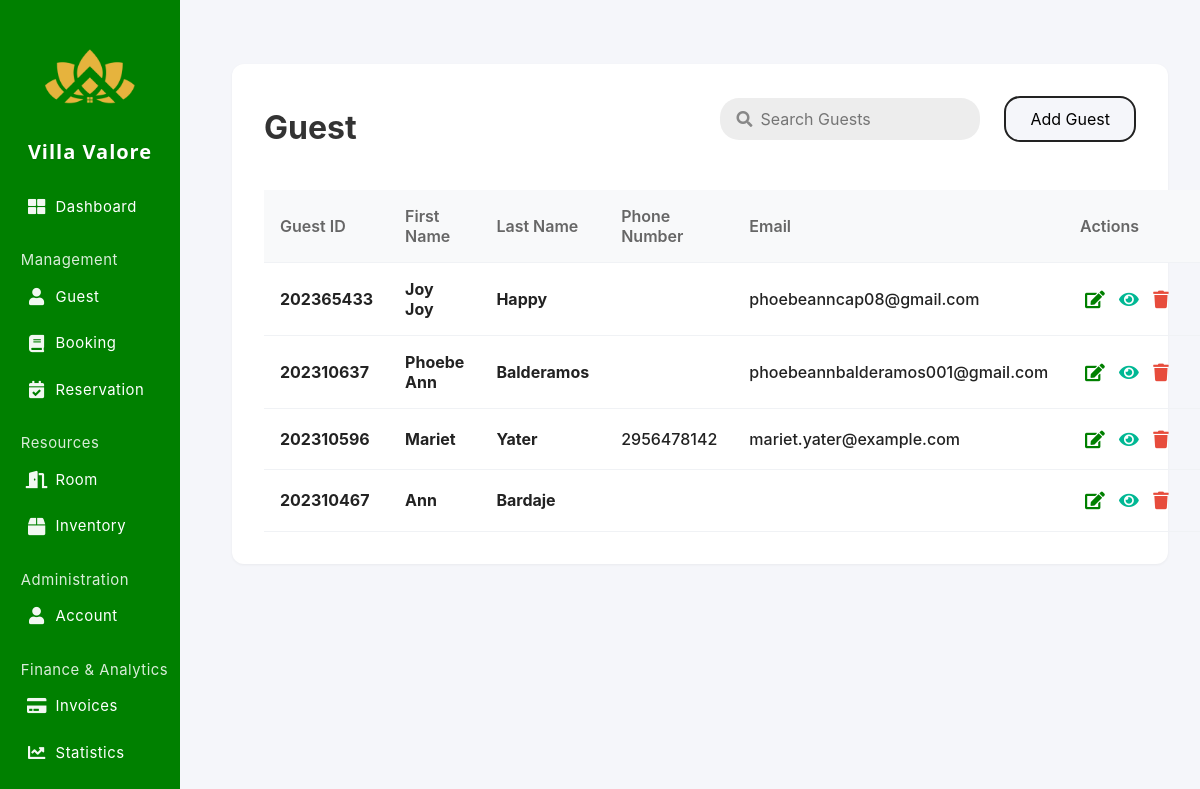
The page /admin/student.php on the database its author committed.
### tables this page shows
CREATE TABLE `student` (
  `StudentID` int(9) NOT NULL,
  `FirstName` varchar(255) NOT NULL,
  `LastName` varchar(255) NOT NULL,
  `Gender` enum('Male','Female','Prefer not to say','') NOT NULL,
  `PhoneNumber` varchar(11) NOT NULL,
  `Address` varchar(255) NOT NULL,
  `Email` varchar(255) NOT NULL,
  `Nationality` text NOT NULL,
  `Birthdate` date NOT NULL,
  `Password` varchar(255) NOT NULL,
  `ConfirmPassword` varchar(255) NOT NULL,
  `OTP` varchar(100) NOT NULL,
  `OTP_Send_Time` varchar(100) NOT NULL,
  `Verify_OTP` varchar(100) NOT NULL,
  `IP` varchar(100) NOT NULL,
  `Status` varchar(100) NOT NULL
);

### admin/student.php (the view, shortened to what this page needs)
<?php
include 'connections.php';
$where = [];
$params = [];
if (count($where) > 0) {
  $sql = "SELECT * FROM student WHERE " . implode(' AND ', $where) . " ORDER BY StudentID DESC";
  $stmt = $conn->prepare($sql);
  if ($params) {
    $types = str_repeat('s', count($params));
    $stmt->bind_param($types, ...$params);
  }
  $stmt->execute();
  $resResult = $stmt->get_result();
} else {
  $resQuery = "SELECT * FROM student ORDER BY StudentID DESC";
  $resResult = $conn->query($resQuery);
}
?>
<!DOCTYPE html>
<html lang="en">
<head>
  <link rel="stylesheet" href="https://cdnjs.cloudflare.com/ajax/libs/font-awesome/5.15.4/css/all.min.css">
</head>
<body>
  <div class="sidebar" id="sidebar">
            <div class="sidebar-logo">
                <img src="images/villavalorelogo.png" alt="Villa Valore Logo">
            </div>
            <div class="sidebar-title">Villa Valore</div>
            <div class="sidebar-nav-center">
                <div class="nav-section">
                    <a class="nav-link" href="index.php"><i class="fas fa-th-large"></i><span>Dashboard</span></a>
                </div>
                <div class="nav-section">
                    <span class="sidebar-section-label">Management</span>
                    <a class="nav-link" href="student.php"><i class="fas fa-user"></i><span>Guest</span></a>
                    <a class="nav-link" href="booking.php"><i class="fas fa-book"></i><span>Booking</span></a>
                    <a class="nav-link" href="reservation.php"><i class="fas fa-calendar-check"></i><span>Reservation</span></a>
                </div>
                <div class="nav-section">
                    <span class="sidebar-section-label">Resources</span>
                    <a class="nav-link" href="room.php"><i class="fas fa-door-open"></i><span>Room</span></a>
                    <a class="nav-link" href="inventory.php"><i class="fas fa-box"></i><span>Inventory</span></a>
                </div>
                <div class="nav-section">
                    <span class="sidebar-section-label">Administration</span>
                    <a class="nav-link" href="account.php"><i class="fas fa-user"></i><span>Account</span></a>
                </div>
                <div class="nav-section">
                    <span class="sidebar-section-label">Finance & Analytics</span>
                    <a class="nav-link" href="payment.php"><i class="fas fa-credit-card"></i><span>Invoices</span></a>
                    <a class="nav-link" href="statistics.php"><i class="fas fa-chart-line"></i><span>Statistics</span></a>
                </div>
            </div>
        </div>
<div class="main-content">
    <div class="reservation-section">
      <div style="display: flex; align-items: center; justify-content: space-between; margin-bottom: 1.5rem;">
        <h1 style="margin-bottom: 0; border-bottom: 4px solid rgb(255, 255, 255); display: inline-block; padding-bottom: 0.2rem;">Guest</h1>
        <div class="search-filter-bar">
          <div class="search-wrapper">
            <i class="fas fa-search search-icon"></i>
            <input type="text" id="searchInput" class="search-input" placeholder="Search Guests">
          </div>
          <button class="create-btn" id="createBtn">Add Guest</button>
        </div>
      </div>
      <table class="reservation-table">
        <thead>
          <tr>
            <th>Guest ID</th>
            <th>First Name</th>
            <th>Last Name</th>
            <th>Phone Number</th>
            <th>Email</th>
            <th>Actions</th>
            <th>Download</th>
          </tr>
        </thead>
        <tbody>
        <?php if ($resResult && $resResult->num_rows > 0): ?>
          <?php while($row = $resResult->fetch_assoc()): ?>
          <tr data-id="<?php echo $row['StudentID']; ?>">
            <td><b><?php echo $row['StudentID']; ?></b></td>
            <td><b><?php echo htmlspecialchars($row['FirstName']); ?></b></td>
            <td><b><?php echo htmlspecialchars($row['LastName']); ?></b></td>
            <td><?php echo $row['PhoneNumber']; ?></td>
            <td><?php echo $row['Email']; ?></td>
            <td>
              <div class="action-group">
                <button type="button" class="action-btn edit-btn"
                  data-id="<?php echo $row['StudentID']; ?>"
                  data-firstname="<?php echo htmlspecialchars($row['FirstName']); ?>"
                  data-lastname="<?php echo htmlspecialchars($row['LastName']); ?>"
                  data-gender="<?php echo htmlspecialchars($row['Gender']); ?>"
                  data-phonenumber="<?php echo htmlspecialchars($row['PhoneNumber']); ?>"
                  data-address="<?php echo htmlspecialchars($row['Address']); ?>"
                  data-email="<?php echo htmlspecialchars($row['Email']); ?>"
                  data-nationality="<?php echo htmlspecialchars($row['Nationality']); ?>"
                  data-birthdate="<?php echo htmlspecialchars($row['Birthdate']); ?>"
                ><i class="fas fa-edit"></i></button>
                <button type="button" class="action-btn view-btn"
                  data-id="<?php echo $row['StudentID']; ?>"
                  data-firstname="<?php echo htmlspecialchars($row['FirstName']); ?>"
                  data-lastname="<?php echo htmlspecialchars($row['LastName']); ?>"
                  data-gender="<?php echo htmlspecialchars($row['Gender']); ?>"
                  data-phonenumber="<?php echo htmlspecialchars($row['PhoneNumber']); ?>"
                  data-address="<?php echo htmlspecialchars($row['Address']); ?>"
                  data-email="<?php echo htmlspecialchars($row['Email']); ?>"
                  data-nationality="<?php echo htmlspecialchars($row['Nationality']); ?>"
                  data-birthdate="<?php echo htmlspecialchars($row['Birthdate']); ?>"
                ><i class="fas fa-eye"></i></button>
                <button type="button" class="action-btn delete-btn"
                  data-id="<?php echo $row['StudentID']; ?>"
                ><i class="fas fa-trash"></i></button>
              </div>
            </td>
            <td>
                      </td>
          </tr>
          <?php endwhile; ?>
        <?php else: ?>
          <tr><td colspan="7">No students found.</td></tr>
        <?php endif; ?>
        </tbody>
      </table>
    </div>
  </div>
</body>
</html>

### admin/student.php (style rules this page uses)
:root { --theme-green: #008000; --theme-green-dark: #005c00; --theme-green-light: #90ee90; --action-edit: #008000; --action-view: #00b894; --action-delete: #e74c3c; }
* { margin: 0; padding: 0; box-sizing: border-box; font-family: 'Inter', sans-serif; }
body { background-color: #f5f6fa; display: flex; }
.sidebar { width: 180px; background: #008000; min-height: 100vh; padding: 0.5rem 0; color: white; position: fixed; left: 0; top: 0; bottom: 0; z-index: 1000; transition: left 0.3s, width 0.3s; display: flex; flex-direction: column; align-items: center; }
.sidebar-logo { width: 90px; height: 90px; margin: 1.5rem auto 1rem auto; display: flex; align-items: center; justify-content: center; }
.sidebar-logo img { width: 90px; height: 90px; object-fit: contain; border-radius: 0; border: none; background: transparent; box-shadow: none; }
.sidebar-title { display: block; font-size: 1.25rem; font-weight: 700; text-align: center; margin-bottom: 1.5rem; letter-spacing: 1px; font-family: 'Montserrat', 'Segoe UI', Arial, sans-serif; color: #fff; text-shadow: 0 1px 2px rgba(0,0,0,0.08); }
.sidebar .nav-section { width: 100%; display: flex; flex-direction: column; align-items: flex-start; padding-left: 1rem; gap: 0.5rem; margin-bottom: 0; }
.sidebar .nav-section:not(:last-child) { margin-bottom: 1rem; }
.sidebar .nav-link { display: flex; flex-direction: row; align-items: center; justify-content: flex-start; padding: 0.35rem 0.6rem; color: white; text-decoration: none; font-size: 0.93rem; margin-bottom: 0.15rem; border-radius: 5px; width: 90%; transition: background-color 0.2s; height: 36px; gap: 0.5rem; }
.sidebar .nav-link i { margin: 0; width: 22px; text-align: center; font-size: 1.08rem; opacity: 0.95; }
.sidebar .nav-link span { font-size: 0.93rem; margin-top: 0; display: block; text-align: left; letter-spacing: 0.5px; }
.sidebar-nav-center { flex: 1; display: flex; flex-direction: column; justify-content: flex-start; width: 100%; align-items: flex-start; }
.main-content { flex: 1; padding: 2rem; margin-left: 200px; overflow-x: hidden; transition: margin-left 0.3s; }
.reservation-section { max-width: 1200px; margin: 2rem auto; background: #fff; border-radius: 12px; box-shadow: 0 1px 3px rgba(0,0,0,0.05); padding: 2rem; }
h1 { font-size: 2rem; margin-bottom: 1.5rem; color: #333; }
.reservation-table { width: 100%; border-collapse: collapse; }
.reservation-table th, .reservation-table td { padding: 1rem; border-bottom: 1px solid #f0f2f5; text-align: left; }
.reservation-table th { background: #f8f9fa; color: #666; font-weight: 600; }
.reservation-table td { color: #222; font-weight: 500; }
.action-group { display: flex; gap: 0.3rem; justify-content: center; align-items: center; }
.action-btn { display: inline-flex; align-items: center; justify-content: center; border: none; outline: none; border-radius: 50%; padding: 0.3rem; font-size: 1.1rem; background: none; cursor: pointer; transition: background 0.18s, color 0.18s; box-shadow: none; }
.action-btn.edit-btn i { color: var(--action-edit); }
.action-btn.view-btn i { color: var(--action-view); }
.action-btn.delete-btn i { color: var(--action-delete); }
.action-btn i { font-size: 1em; margin: 0; }
.reservation-table td:nth-child(6) { text-align: center; vertical-align: middle; }
.search-filter-bar { display: flex; align-items: center; gap: 1rem; margin-bottom: 1.5rem; }
.search-input { padding: 0.7rem 2.5rem 0.7rem 2.5rem; border-radius: 1.2rem; border: none; background: #ededed; font-size: 1rem; width: 260px; outline: none; }
.search-icon { position: absolute; left: 1rem; top: 50%; transform: translateY(-50%); color: #888; }
.search-wrapper { position: relative; display: flex; align-items: center; }
.filter-btn, .create-btn { padding: 0.7rem 1.5rem; border-radius: 1rem; border: 2px solid #222; background: #f5f6fa; font-size: 1rem; cursor: pointer; margin-left: 0.5rem; transition: background 0.2s, color 0.2s; }
.reservation-table td:last-child { text-align: center; vertical-align: middle; }
.sidebar .nav-section { margin-bottom: 0.2rem; }
.sidebar-section-label { display: block; color: #fff; font-size: 0.93rem; font-weight: 400; opacity: 0.85; margin: 0.5rem 0 0.1rem 0.1rem; padding-left: 0.2rem; letter-spacing: 0.5px; cursor: default; user-select: none; }

### rows shown on the page
student: StudentID "202365433", FirstName "Joy Joy", LastName "Happy", Email "phoebeanncap08@gmail.com"
student: StudentID "202310637", FirstName "Phoebe Ann", LastName "Balderamos", Email "phoebeannbalderamos001@gmail.com"
student: StudentID "202310596", FirstName "Mariet", LastName "Yater", PhoneNumber "2956478142", Email "mariet.yater@example.com"
student: StudentID "202310467", FirstName "Ann", LastName "Bardaje"
